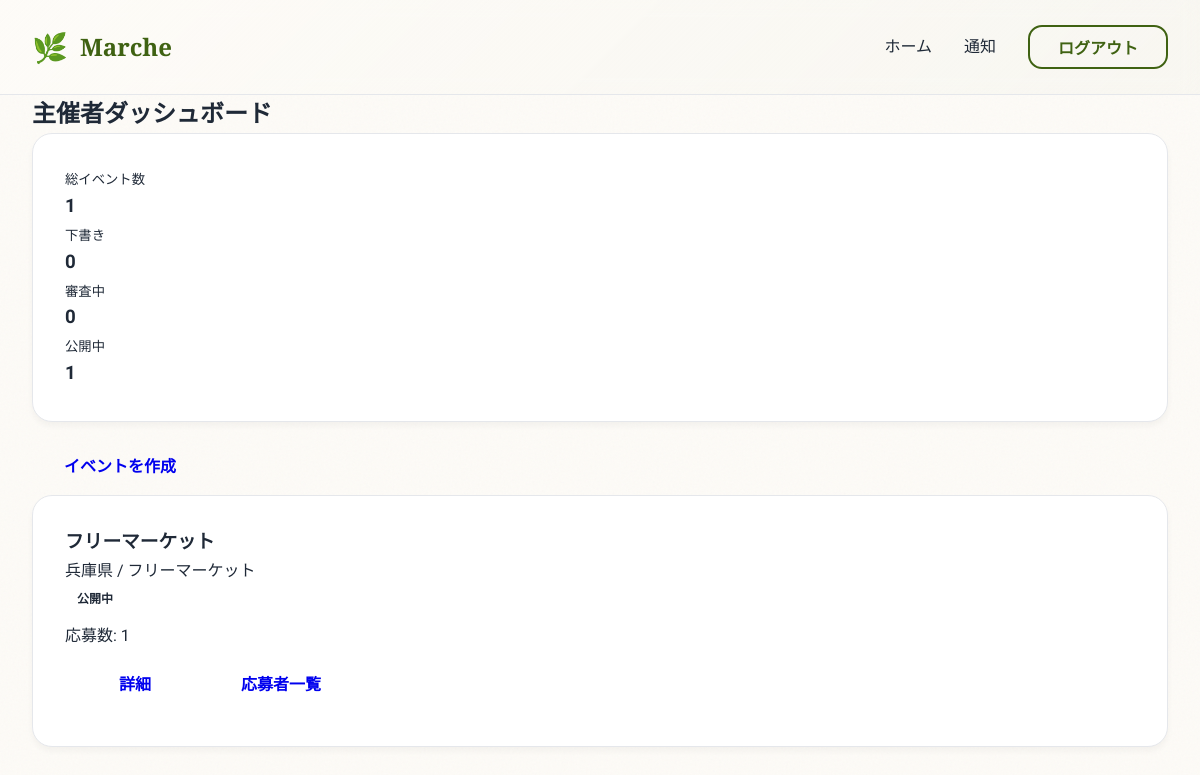
Screenshot of /organizer (signed in) with the database file from the repository.
### app/models.py (models this page shows)
class Timestamped(SQLModel):
    created_at: datetime = Field(default_factory=utc_now)
    updated_at: datetime = Field(default_factory=utc_now)

class Event(Timestamped, table=True):
    __tablename__ = "event"
    id: Optional[int] = Field(default=None, primary_key=True)
    organizer_id: int = Field(foreign_key="user.id", index=True)
    title: str
    description: str
    region: str = Field(index=True)
    venue_address: str
    genre: str = Field(index=True)
    start_date: datetime
    end_date: datetime
    application_deadline: datetime
    capacity: int
    status: str = Field(default="draft", index=True)
    __table_args__ = (
        Index(
            "ix_event_search",
            "region",
            "genre",
            "start_date",
            "application_deadline",
            "status",
        ),
    )

### app/routes/organizer.py (the view)
@router.get("")
def dashboard(
    request: Request,
    session: Session = Depends(session_dependency),
    user=Depends(require_role("organizer")),
):
    statement = select(Event).where(Event.organizer_id == user.id)
    events = list(session.exec(statement).all())
    counts: dict[int, int] = {}
    status_counts: dict[str, int] = {}
    for event in events:
        status_counts[event.status] = status_counts.get(event.status, 0) + 1
    if events:
        ids = [event.id for event in events if event.id is not None]
        if ids:
            count_stmt = (
                select(Application.event_id, func.count())
                .where(Application.event_id.in_(ids))
                .group_by(Application.event_id)
            )
            counts = {row[0]: row[1] for row in session.exec(count_stmt).all()}
    return templates.TemplateResponse(
        "organizer/dashboard.html",
        {
            "request": request,
            "events": events,
            "user": user,
            "application_counts": counts,
            "status_counts": status_counts,
        },
    )

### app/templates/organizer/dashboard.html (shortened to what this page needs)
{% extends "layout.html" %}
{% block content %}
<h2>主催者ダッシュボード</h2>
<div class="card" style="margin-bottom: 1rem;">
  <div class="grid">
    <div>
      <small>総イベント数</small>
      <h3 style="margin: 0;">{{ events|length }}</h3>
    </div>
    <div>
      <small>下書き</small>
      <h3 style="margin: 0;">{{ status_counts.get("draft", 0) }}</h3>
    </div>
    <div>
      <small>審査中</small>
      <h3 style="margin: 0;">{{ status_counts.get("pending_review", 0) }}</h3>
    </div>
    <div>
      <small>公開中</small>
      <h3 style="margin: 0;">{{ status_counts.get("open", 0) }}</h3>
    </div>
  </div>
</div>
<a href="/organizer/events/new" role="button">イベントを作成</a>
{% if events %}
  <div class="grid">
    {% for event in events %}
      <article class="card">
        <h3>{{ event.title }}</h3>
        <p>{{ event.region }} / {{ event.genre }}</p>
        <span class="badge">{{ event_status_labels.get(event.status, event.status) }}</span>
        <p style="margin-top: 0.5rem;">応募数: {{ application_counts.get(event.id, 0) }}</p>
        <div style="margin-top: 0.5rem;">
          <a href="/organizer/events/{{ event.id }}" role="button">詳細</a>
          <a href="/organizer/events/{{ event.id }}/applications" role="button" class="secondary">応募者一覧</a>
        </div>
      </article>
    {% endfor %}
  </div>
{% else %}
  <p>まだイベントがありません。</p>
{% endif %}
{% endblock %}

### app/templates/layout.html (style rules this page uses)
* { margin: 0; padding: 0; box-sizing: border-box; }
:root { --cream: #fdfbf7; --olive: #3f6212; --olive-light: #8fb45f; --terra: #92400e; --terra-light: #d97706; --sun: #f59e0b; --dark: #1f2937; --light-gray: #f3f4f6; --border: #e5e7eb; }
html, body { font-family: "Zen Kaku Gothic New", system-ui, sans-serif; background-color: var(--cream); color: var(--dark); line-height: 1.6; }
body::before { content: ""; position: fixed; top: 0; left: 0; width: 100%; height: 100%; pointer-events: none; z-index: 1; }
button, a[role="button"] { font-family: "Zen Kaku Gothic New", system-ui, sans-serif; padding: 1rem 2rem; border: none; border-radius: 14px; font-weight: 600; font-size: 1rem; cursor: pointer; transition: all 0.3s cubic-bezier(0.34, 1.56, 0.64, 1); text-decoration: none; display: inline-block; text-align: center; min-width: 140px; }
.card { background: white; border: 1px solid var(--border); border-radius: 20px; padding: 2rem; box-shadow: 0 4px 6px rgba(0, 0, 0, 0.04); transition: all 0.3s ease; }
a { text-decoration: none; }
.badge { display: inline-block; padding: 0.375rem 0.75rem; border-radius: 999px; font-size: 0.75rem; font-weight: 600; }

### rows the page displays
Event: title "フリーマーケット", region "兵庫県", genre "フリーマーケット", get "公開中", get "1"

### other values shown
{{ events|length }} "1"
{{ status_counts.get("draft", 0) }} "0"
{{ status_counts.get("pending_review", 0) }} "0"
{{ status_counts.get("open", 0) }} "1"
